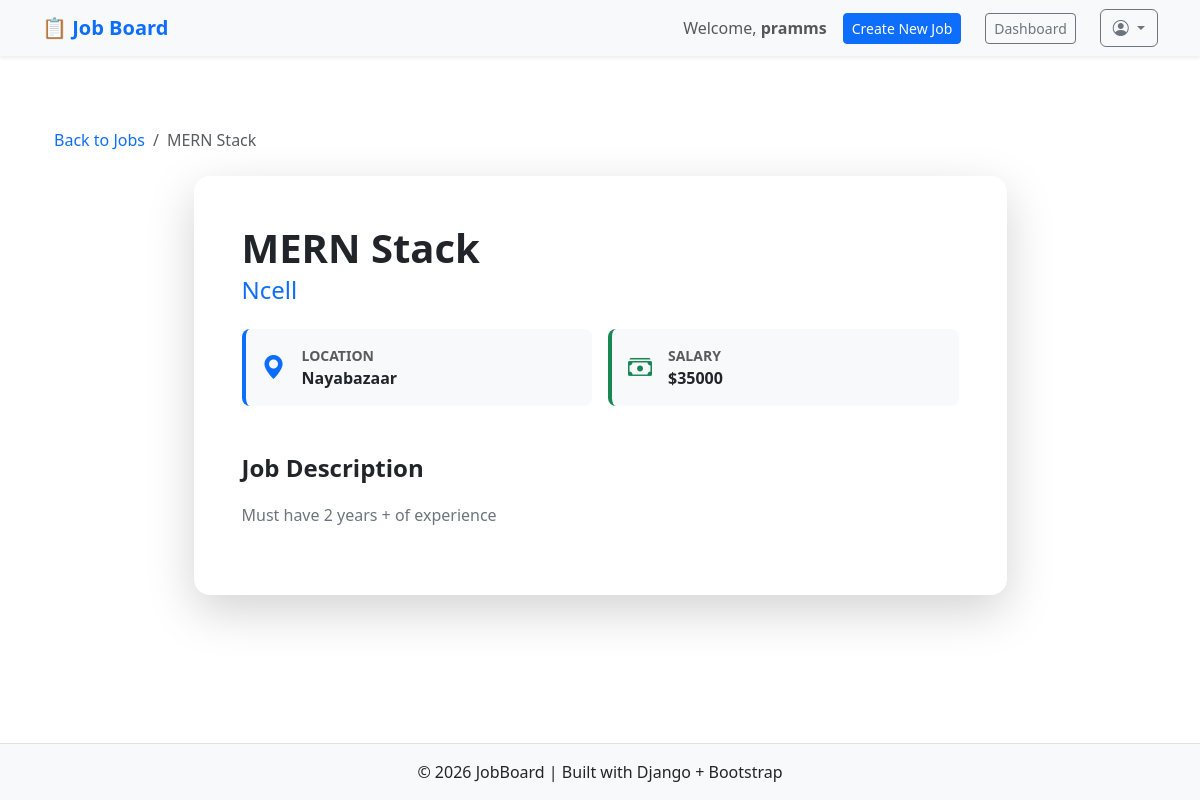
Page /job-detail/10/ (signed in) on the committed database.
### job/models.py (models this page shows, shortened)
class Job(models.Model):
    title = models.CharField(max_length=200)
    description = models.TextField()
    company = models.CharField(max_length=200)
    location = models.TextField()
    salary = models.PositiveBigIntegerField()
    posted_by = models.ForeignKey(User,on_delete=models.CASCADE,related_name="jobs")
    created_at = models.DateTimeField(auto_now_add=True)

### job/views.py (the view)
# urls.py: path("job-detail/<int:pk>/",views.JobDetailView.as_view(),name="job-detail"),
class JobDetailView(DetailView):
    model = Job
    template_name = "job_detail.html"
    context_object_name = "job"

### templates/job_detail.html (shortened to what this page needs)
{% extends "base.html" %}
{% block content %}
<div class="container py-5">
    <nav aria-label="breadcrumb" class="mb-4">
        <ol class="breadcrumb">
            <li class="breadcrumb-item"><a href="{% url 'job-list' %}" class="text-decoration-none">Back to Jobs</a></li>
            <li class="breadcrumb-item active" aria-current="page">{{ job.title }}</li>
        </ol>
    </nav>
    <div class="row justify-content-center">
        <div class="col-lg-9">
            <div class="card shadow-lg border-0 rounded-4">
                <div class="card-body p-4 p-md-5">
                    <div class="d-flex flex-column flex-md-row justify-content-between align-items-start gap-3 mb-4">
                        <div>
                            <h1 class="fw-bold text-dark display-6 mb-1">{{ job.title }}</h1>
                            <h4 class="text-primary mb-0">{{ job.company }}</h4>
                        </div>
                    </div>
                    <div class="row g-3 mb-5">
                        <div class="col-sm-6">
                            <div class="d-flex align-items-center bg-light p-3 rounded-3 border-start border-primary border-4">
                                <i class="bi bi-geo-alt-fill text-primary fs-4 me-3"></i>
                                <div>
                                    <small class="d-block text-muted text-uppercase fw-bold small">Location</small>
                                    <span class="fw-bold text-dark">{{ job.location }}</span>
                                </div>
                            </div>
                        </div>
                        <div class="col-sm-6">
                            <div class="d-flex align-items-center bg-light p-3 rounded-3 border-start border-success border-4">
                                <i class="bi bi-cash-stack text-success fs-4 me-3"></i>
                                <div>
                                    <small class="d-block text-muted text-uppercase fw-bold small">Salary</small>
                                    <span class="fw-bold text-dark">${{ job.salary }}</span>
                                </div>
                            </div>
                        </div>
                    </div>
                    <div class="content-body">
                        <h4 class="fw-bold mb-3">Job Description</h4>
                        <div class="text-secondary lh-lg fs-6">
                            {{ job.description|linebreaks }}
                        </div>
                    </div>
                </div>
            </div>
        </div>
    </div>
</div>
{% endblock content %}

### templates/base.html (shortened to what this page needs)
<!doctype html>
<html lang="en" data-bs-theme="light">
<head>
    <link href="https://cdn.jsdelivr.net/npm/bootstrap@5.3.8/dist/css/bootstrap.min.css" rel="stylesheet">
    <link href="https://cdn.jsdelivr.net/npm/bootstrap-icons/font/bootstrap-icons.css" rel="stylesheet">
</head>
<body>
    <nav class="navbar navbar-expand-lg bg-body-tertiary shadow-sm sticky-top">
        <div class="container">
            <a class="navbar-brand text-primary fw-bold" href="/">📋 Job Board</a>
            <div class="collapse navbar-collapse" id="navbarContent">
                <div class="ms-auto d-flex align-items-center gap-3">
                    {% if user.is_authenticated %}
                        <span class="navbar-text">Welcome, <strong>{{ user.username }}</strong></span>
                    {% if user.profile.role == "employer" %}
                        <a href="{% url 'create' %}" class="btn btn-primary btn-sm me-2">Create New Job</a>
                    {% endif %}
                        <a href="{% url 'dashboard' %}" class="btn btn-outline-secondary btn-sm me-2">Dashboard</a>
                    <div class="dropdown">
                        <a class="btn btn-outline-secondary dropdown-toggle" href="#" data-bs-toggle="dropdown">
                            <i class="bi bi-person-circle"></i>
                        </a>
                    </div>
                    {% else %}
                    <a href="{% url 'login' %}" class="btn btn-primary btn-sm">Login</a>
                    <a href="{% url 'signup' %}" class="btn btn-outline-secondary btn-sm">Signup</a>
                    {% endif %}
                </div>
            </div>
        </div>
    </nav>
    <main class="container py-4">
        {% block content %}
        {% endblock content %}
    </main>
    <footer class="bg-body-tertiary text-center py-3 border-top">
        <p class="mb-0">© 2026 JobBoard | Built with Django + Bootstrap</p>
    </footer>
</body>
</html>

### templates/base.html (style rules this page uses)
body { min-height: 100vh; display: flex; flex-direction: column; }
main { flex: 1; }

### rows in the picture
Job: title "MERN Stack", company "Ncell", location "Nayabazaar", salary "35000", description "Must have 2 years + of experience"

### other values in the picture
{{ user.username }} "pramms"
